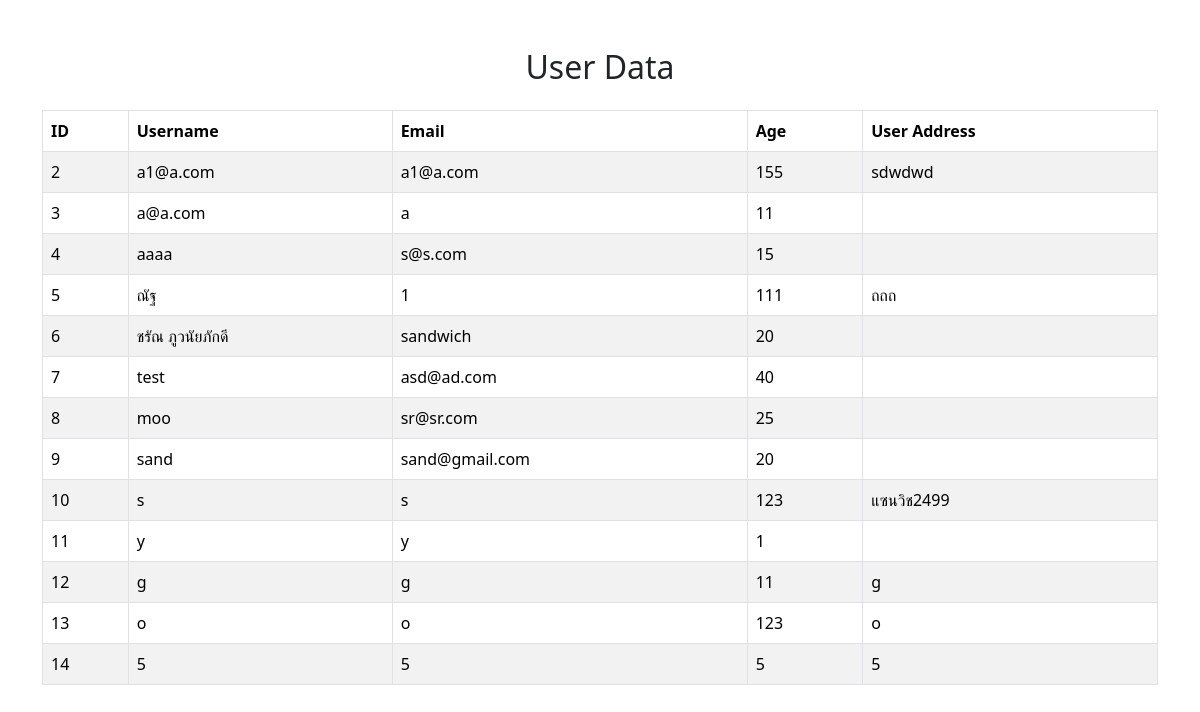
Page /display_users.php on the committed database.
### tables this page shows
CREATE TABLE `users` (
  `Id` int(11) NOT NULL,
  `Username` varchar(255) NOT NULL,
  `Email` varchar(255) NOT NULL,
  `Age` int(11) NOT NULL,
  `password` varchar(255) NOT NULL,
  `user_type` varchar(50) DEFAULT 'user',
  `user_adr` varchar(255) NOT NULL
);

### display_users.php (the view, shortened to what this page needs)
<!doctype html>
<html lang="en">
<head>
    <link href="https://cdn.jsdelivr.net/npm/bootstrap@5.3.3/dist/css/bootstrap.min.css" rel="stylesheet">
    <link rel="stylesheet" href="https://cdn.datatables.net/2.1.7/css/dataTables.dataTables.css" />
</head>
<body>
    <div class="container mt-5">
        <h2 class="text-center mb-4">User Data</h2>
        <table id="myTable" class="table table-striped table-bordered">
            <thead>
                <tr>
                    <th>ID</th>
                    <th>Username</th>
                    <th>Email</th>
                    <th>Age</th>
                    <th>User Address</th>
                </tr>
            </thead>
            <tbody>
                <?php
                include("php/config.php");
                $sql = "SELECT id, username, email, age, user_adr FROM users";
                $result = mysqli_query($con, $sql);
                if ($result && mysqli_num_rows($result) > 0) {
                    while ($row = mysqli_fetch_assoc($result)) {
                        echo "<tr>";
                        echo "<td>" . htmlspecialchars($row['id']) . "</td>";
                        echo "<td>" . htmlspecialchars($row['username']) . "</td>";
                        echo "<td>" . htmlspecialchars($row['email']) . "</td>";
                        echo "<td>" . htmlspecialchars($row['age']) . "</td>";
                        echo "<td>" . htmlspecialchars($row['user_adr']) . "</td>";
                        echo "</tr>";
                    }
                } else {
                    echo "<tr><td colspan='5' class='text-center'>No records found.</td></tr>";
                }
                ?>
            </tbody>
        </table>
    </div>
</body>
</html>

### rows in the picture
users: Id "2", Username "a1@a.com", Email "a1@a.com", Age "155", user_adr "sdwdwd"
users: Id "3", Username "a@a.com", Email "a", Age "11"
users: Id "4", Username "aaaa", Email "s@s.com", Age "15"
users: Id "5", Username "ณัฐ", Email "1", Age "111", user_adr "ถถถ"
users: Id "6", Username "ชรัณ ภูวนัยภักดี", Email "sandwich", Age "20"
users: Id "7", Username "test", Email "asd@ad.com", Age "40"
users: Id "8", Username "moo", Email "sr@sr.com", Age "25"
users: Id "9", Username "sand", Email "sand@gmail.com", Age "20"
users: Id "10", Username "s", Email "s", Age "123", user_adr "แซนวิช2499"
users: Id "11", Username "y", Email "y", Age "1"
users: Id "12", Username "g", Email "g", Age "11", user_adr "g"
users: Id "13", Username "o", Email "o", Age "123", user_adr "o"
users: Id "14", Username "5", Email "5", Age "5", user_adr "5"
